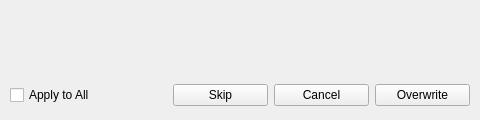
<?xml version="1.0" encoding="UTF-8"?>
<ui version="4.0">
 <class>FileCopyReplaceDialog</class>
 <widget class="QDialog" name="FileCopyReplaceDialog">
  <property name="geometry">
   <rect>
    <x>0</x>
    <y>0</y>
    <width>480</width>
    <height>120</height>
   </rect>
  </property>
  <property name="windowTitle">
   <string>Copying</string>
  </property>
  <layout class="QVBoxLayout" name="verticalLayout">
   <property name="margin">
    <number>10</number>
   </property>
   <item>
    <layout class="QHBoxLayout" name="horizontalLayout_2">
     <item>
      <widget class="QLabel" name="iconLabel">
       <property name="sizePolicy">
        <sizepolicy hsizetype="Fixed" vsizetype="Preferred">
         <horstretch>0</horstretch>
         <verstretch>0</verstretch>
        </sizepolicy>
       </property>
       <property name="text">
        <string/>
       </property>
      </widget>
     </item>
     <item>
      <widget class="QLabel" name="messageLabel">
       <property name="text">
        <string/>
       </property>
      </widget>
     </item>
    </layout>
   </item>
   <item>
    <layout class="QHBoxLayout" name="horizontalLayout">
     <item>
      <widget class="QCheckBox" name="checkBoxApplyToAll">
       <property name="text">
        <string>Apply to All</string>
       </property>
      </widget>
     </item>
     <item>
      <spacer name="horizontalSpacer">
       <property name="orientation">
        <enum>Qt::Horizontal</enum>
       </property>
       <property name="sizeHint" stdset="0">
        <size>
         <width>32</width>
         <height>30</height>
        </size>
       </property>
      </spacer>
     </item>
     <item>
      <widget class="QPushButton" name="skipButton">
       <property name="sizePolicy">
        <sizepolicy hsizetype="Minimum" vsizetype="Fixed">
         <horstretch>0</horstretch>
         <verstretch>0</verstretch>
        </sizepolicy>
       </property>
       <property name="minimumSize">
        <size>
         <width>95</width>
         <height>0</height>
        </size>
       </property>
       <property name="text">
        <string>Skip</string>
       </property>
       <property name="autoDefault">
        <bool>false</bool>
       </property>
      </widget>
     </item>
     <item>
      <widget class="QPushButton" name="cancelButton">
       <property name="sizePolicy">
        <sizepolicy hsizetype="Minimum" vsizetype="Fixed">
         <horstretch>0</horstretch>
         <verstretch>0</verstretch>
        </sizepolicy>
       </property>
       <property name="minimumSize">
        <size>
         <width>95</width>
         <height>0</height>
        </size>
       </property>
       <property name="text">
        <string>Cancel</string>
       </property>
       <property name="autoDefault">
        <bool>false</bool>
       </property>
      </widget>
     </item>
     <item>
      <widget class="QPushButton" name="overwriteButton">
       <property name="minimumSize">
        <size>
         <width>95</width>
         <height>0</height>
        </size>
       </property>
       <property name="text">
        <string>Overwrite</string>
       </property>
       <property name="autoDefault">
        <bool>false</bool>
       </property>
      </widget>
     </item>
    </layout>
   </item>
  </layout>
 </widget>
 <resources/>
 <connections/>
</ui>
